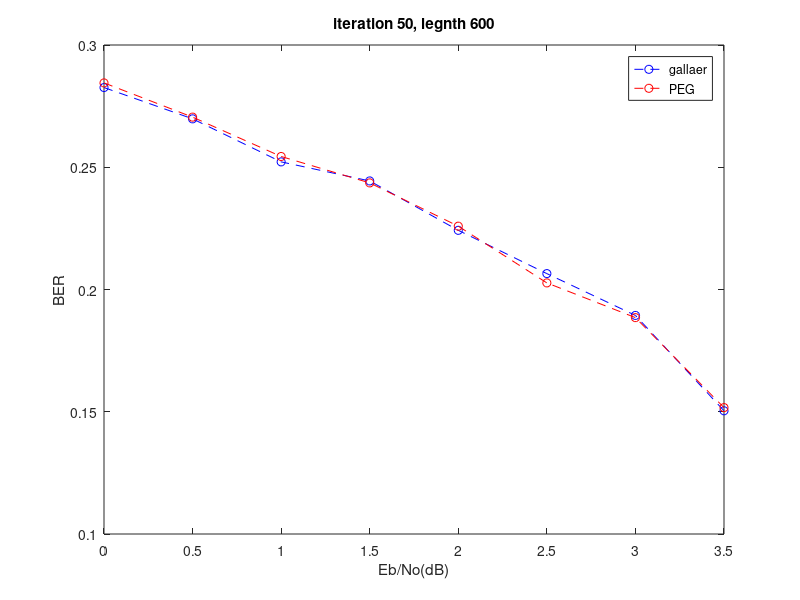

Write MATLAB code to recreate this figure.
x=[0 0.5 1.0 1.5 2.0 2.5 3.0 3.5];
y1=[0.2826 0.2698 0.2522 0.2444 0.2242 0.2065 0.1894 0.1504]
y2=[0.2845 0.2705 0.2544 0.2436 0.2259 0.2027 0.1885 0.1517]

plot(x,y1,'b--o')
hold on
plot(x,y2,'r--o')

legend('gallaer', 'PEG')
hold off

title('iteration 50, legnth 600')
xlabel('Eb/No(dB)')
ylabel('BER')
